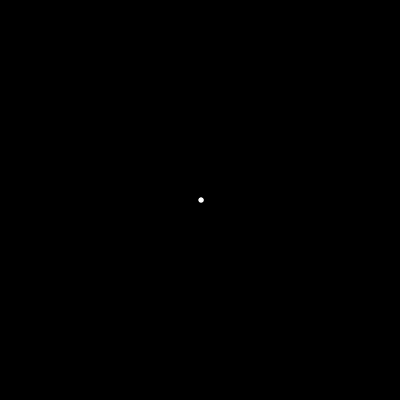
Frame 1 (no input)
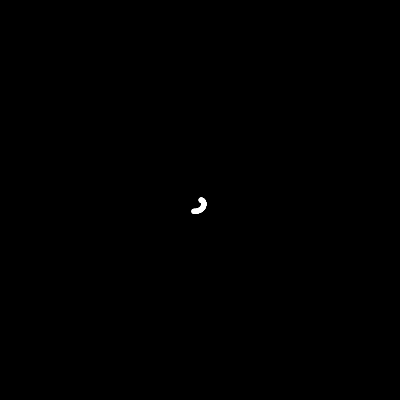
Frame 60 (no input)
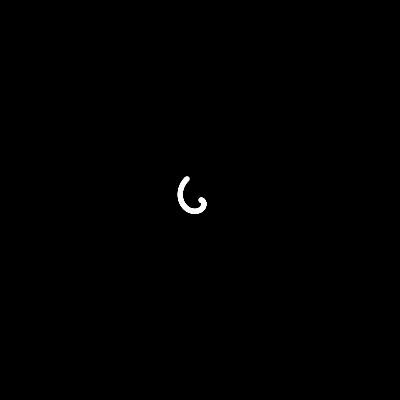
Frame 120 (the mouse pressed at the canvas centre since frame 60)

The p5.js sketch that drew these frames (run headless with seeded random() and noise() and a simulated clock; from frame 60 on, the mouse is pressed at the canvas centre):

// p5.js sketch
// ── sketch.js
let radius,angle;
function setup() {
  createCanvas(400, 400);
  angleMode(DEGREES);
  radius = 1;
  angle = 0;
  noStroke();
  list = []
  for(let a = 0; a<7*360;a++ )
    {
      
  var x = 200 + radius*cos(a);
  var y = 200 + radius*sin(a);
      list.push(createVector(x,y));
  radius += 0.1;
    }  
}

function draw() {
  
  background(0);
  fill(255)
  for(let i =0;i<min(2*frameCount,list.length);i++)
  circle(list[i].x,list[i].y,5);

}
